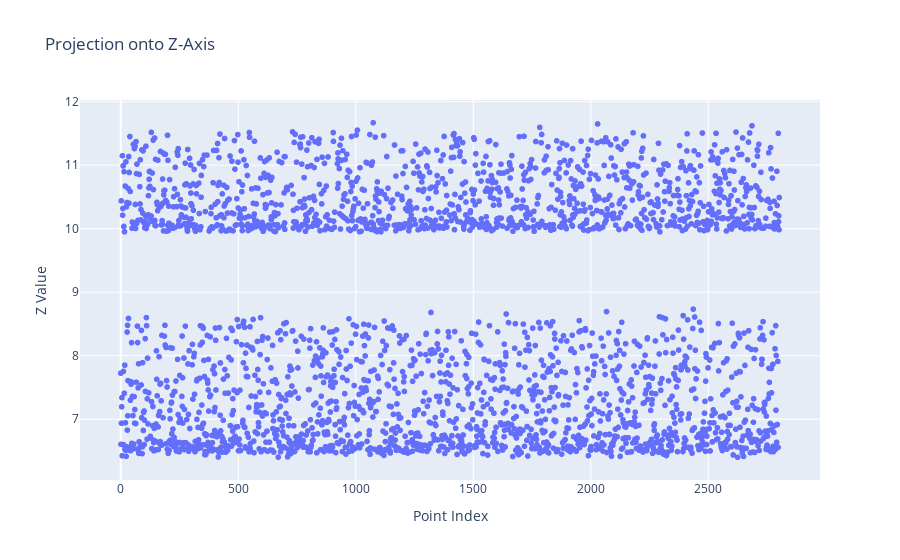

The code cell stored with this chart in its notebook:
### Code cell
z = points3d[:, 2]  # Z-axis values

df = pd.DataFrame({'z': z, 'index': range(len(z))})

fig = px.scatter(df, x='index', y='z', title='Projection onto Z-Axis')
fig.update_layout(xaxis_title='Point Index', yaxis_title='Z Value')
fig.show()

### Figure 1 — Plotly figure (JSON) as saved in the notebook; plotly's stock layout.template omitted (floating-point values rounded to 4 significant figures; data arrays with more than 128 entries replaced by an {"elided": "..."} marker saying what was removed)
{"data": [{"hovertemplate": "index=%{x}<br>z=%{y}<extra></extra>", "legendgroup": "", "marker": {"color": "#636efa", "symbol": "circle"}, "mode": "markers", "name": "", "showlegend": false, "type": "scattergl", "x": {"elided": "2803 int values"}, "xaxis": "x", "y": {"elided": "2803 float values"}, "yaxis": "y"}], "layout": {"legend": {"tracegroupgap": 0}, "title": {"text": "Projection onto Z-Axis"}, "xaxis": {"anchor": "y", "domain": [0, 1], "title": {"text": "Point Index"}}, "yaxis": {"anchor": "x", "domain": [0, 1], "title": {"text": "Z Value"}}}}
